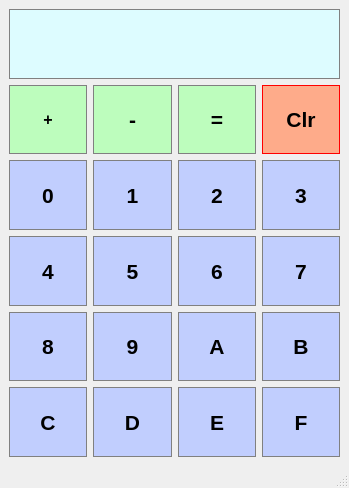
<?xml version="1.0" encoding="UTF-8"?>
<ui version="4.0">
 <class>Calculator</class>
 <widget class="QMainWindow" name="Calculator">
  <property name="geometry">
   <rect>
    <x>0</x>
    <y>0</y>
    <width>349</width>
    <height>488</height>
   </rect>
  </property>
  <property name="sizePolicy">
   <sizepolicy hsizetype="Minimum" vsizetype="Minimum">
    <horstretch>0</horstretch>
    <verstretch>0</verstretch>
   </sizepolicy>
  </property>
  <property name="windowTitle">
   <string>Calculator</string>
  </property>
  <widget class="QWidget" name="centralwidget">
   <layout class="QGridLayout" name="gridLayout">
    <item row="4" column="2">
     <widget class="QPushButton" name="ButtonA">
      <property name="sizePolicy">
       <sizepolicy hsizetype="Preferred" vsizetype="Preferred">
        <horstretch>0</horstretch>
        <verstretch>0</verstretch>
       </sizepolicy>
      </property>
      <property name="font">
       <font>
        <family>Arial</family>
        <pointsize>16</pointsize>
        <weight>75</weight>
        <bold>true</bold>
       </font>
      </property>
      <property name="styleSheet">
       <string notr="true">QPushButton {
	background-color: #c1cefe;
	color: #000000;
	border: 1px solid gray;
	padding: 5px;
}

QPushButton:pressed{
	background-color: #fee28d;
	color: #000000;
	border: 1px solid gray;
	padding: 5px;
}</string>
      </property>
      <property name="text">
       <string>A</string>
      </property>
     </widget>
    </item>
    <item row="1" column="2">
     <widget class="QPushButton" name="ButtonEqual">
      <property name="sizePolicy">
       <sizepolicy hsizetype="Preferred" vsizetype="Preferred">
        <horstretch>0</horstretch>
        <verstretch>0</verstretch>
       </sizepolicy>
      </property>
      <property name="font">
       <font>
        <family>Arial</family>
        <pointsize>16</pointsize>
        <weight>75</weight>
        <bold>true</bold>
       </font>
      </property>
      <property name="styleSheet">
       <string notr="true">QPushButton {
	background-color: #bdfdbd;
	color: #000000;
	border: 1px solid gray;
	padding: 5px;
}

QPushButton:pressed{
	background-color: #fee28d;
	color: #000000;
	border: 1px solid gray;
	padding: 5px;
}</string>
      </property>
      <property name="text">
       <string>=</string>
      </property>
     </widget>
    </item>
    <item row="3" column="1">
     <widget class="QPushButton" name="Button5">
      <property name="sizePolicy">
       <sizepolicy hsizetype="Preferred" vsizetype="Preferred">
        <horstretch>0</horstretch>
        <verstretch>0</verstretch>
       </sizepolicy>
      </property>
      <property name="font">
       <font>
        <family>Arial</family>
        <pointsize>16</pointsize>
        <weight>75</weight>
        <bold>true</bold>
       </font>
      </property>
      <property name="styleSheet">
       <string notr="true">QPushButton {
	background-color: #c1cefe;
	color: #000000;
	border: 1px solid gray;
	padding: 5px;
}

QPushButton:pressed{
	background-color: #fee28d;
	color: #000000;
	border: 1px solid gray;
	padding: 5px;
}</string>
      </property>
      <property name="text">
       <string>5</string>
      </property>
     </widget>
    </item>
    <item row="3" column="0">
     <widget class="QPushButton" name="Button4">
      <property name="sizePolicy">
       <sizepolicy hsizetype="Preferred" vsizetype="Preferred">
        <horstretch>0</horstretch>
        <verstretch>0</verstretch>
       </sizepolicy>
      </property>
      <property name="font">
       <font>
        <family>Arial</family>
        <pointsize>16</pointsize>
        <weight>75</weight>
        <bold>true</bold>
       </font>
      </property>
      <property name="styleSheet">
       <string notr="true">QPushButton {
	background-color: #c1cefe;
	color: #000000;
	border: 1px solid gray;
	padding: 5px;
}

QPushButton:pressed{
	background-color: #fee28d;
	color: #000000;
	border: 1px solid gray;
	padding: 5px;
}</string>
      </property>
      <property name="text">
       <string>4</string>
      </property>
     </widget>
    </item>
    <item row="5" column="2">
     <widget class="QPushButton" name="ButtonE">
      <property name="sizePolicy">
       <sizepolicy hsizetype="Preferred" vsizetype="Preferred">
        <horstretch>0</horstretch>
        <verstretch>0</verstretch>
       </sizepolicy>
      </property>
      <property name="font">
       <font>
        <family>Arial</family>
        <pointsize>16</pointsize>
        <weight>75</weight>
        <bold>true</bold>
       </font>
      </property>
      <property name="styleSheet">
       <string notr="true">QPushButton {
	background-color: #c1cefe;
	color: #000000;
	border: 1px solid gray;
	padding: 5px;
}

QPushButton:pressed{
	background-color: #fee28d;
	color: #000000;
	border: 1px solid gray;
	padding: 5px;
}</string>
      </property>
      <property name="text">
       <string>E</string>
      </property>
     </widget>
    </item>
    <item row="0" column="0" colspan="4">
     <widget class="QLineEdit" name="Display">
      <property name="enabled">
       <bool>false</bool>
      </property>
      <property name="sizePolicy">
       <sizepolicy hsizetype="Preferred" vsizetype="Preferred">
        <horstretch>0</horstretch>
        <verstretch>0</verstretch>
       </sizepolicy>
      </property>
      <property name="font">
       <font>
        <family>Arial</family>
        <pointsize>18</pointsize>
        <weight>75</weight>
        <bold>true</bold>
       </font>
      </property>
      <property name="styleSheet">
       <string notr="true">QLineEdit {
	background-color: #ddfcff;
	border: 1px solid gray;
	color: #000000;
}</string>
      </property>
      <property name="text">
       <string/>
      </property>
      <property name="alignment">
       <set>Qt::AlignRight|Qt::AlignTrailing|Qt::AlignVCenter</set>
      </property>
     </widget>
    </item>
    <item row="4" column="0">
     <widget class="QPushButton" name="Button8">
      <property name="sizePolicy">
       <sizepolicy hsizetype="Preferred" vsizetype="Preferred">
        <horstretch>0</horstretch>
        <verstretch>0</verstretch>
       </sizepolicy>
      </property>
      <property name="font">
       <font>
        <family>Arial</family>
        <pointsize>16</pointsize>
        <weight>75</weight>
        <bold>true</bold>
       </font>
      </property>
      <property name="styleSheet">
       <string notr="true">QPushButton {
	background-color: #c1cefe;
	color: #000000;
	border: 1px solid gray;
	padding: 5px;
}

QPushButton:pressed{
	background-color: #fee28d;
	color: #000000;
	border: 1px solid gray;
	padding: 5px;
}</string>
      </property>
      <property name="text">
       <string>8</string>
      </property>
     </widget>
    </item>
    <item row="5" column="1">
     <widget class="QPushButton" name="ButtonD">
      <property name="sizePolicy">
       <sizepolicy hsizetype="Preferred" vsizetype="Preferred">
        <horstretch>0</horstretch>
        <verstretch>0</verstretch>
       </sizepolicy>
      </property>
      <property name="font">
       <font>
        <family>Arial</family>
        <pointsize>16</pointsize>
        <weight>75</weight>
        <bold>true</bold>
       </font>
      </property>
      <property name="styleSheet">
       <string notr="true">QPushButton {
	background-color: #c1cefe;
	color: #000000;
	border: 1px solid gray;
	padding: 5px;
}

QPushButton:pressed{
	background-color: #fee28d;
	color: #000000;
	border: 1px solid gray;
	padding: 5px;
}</string>
      </property>
      <property name="text">
       <string>D</string>
      </property>
     </widget>
    </item>
    <item row="2" column="1">
     <widget class="QPushButton" name="Button1">
      <property name="sizePolicy">
       <sizepolicy hsizetype="Preferred" vsizetype="Preferred">
        <horstretch>0</horstretch>
        <verstretch>0</verstretch>
       </sizepolicy>
      </property>
      <property name="font">
       <font>
        <family>Arial</family>
        <pointsize>16</pointsize>
        <weight>75</weight>
        <bold>true</bold>
       </font>
      </property>
      <property name="styleSheet">
       <string notr="true">QPushButton {
	background-color: #c1cefe;
	color: #000000;
	border: 1px solid gray;
	padding: 5px;
}

QPushButton:pressed{
	background-color: #fee28d;
	color: #000000;
	border: 1px solid gray;
	padding: 5px;
}</string>
      </property>
      <property name="text">
       <string>1</string>
      </property>
     </widget>
    </item>
    <item row="2" column="0">
     <widget class="QPushButton" name="Button0">
      <property name="sizePolicy">
       <sizepolicy hsizetype="Preferred" vsizetype="Preferred">
        <horstretch>0</horstretch>
        <verstretch>0</verstretch>
       </sizepolicy>
      </property>
      <property name="font">
       <font>
        <family>Arial</family>
        <pointsize>16</pointsize>
        <weight>75</weight>
        <bold>true</bold>
       </font>
      </property>
      <property name="styleSheet">
       <string notr="true">QPushButton {
	background-color: #c1cefe;
	color: #000000;
	border: 1px solid gray;
	padding: 5px;
}

QPushButton:pressed{
	background-color: #fee28d;
	color: #000000;
	border: 1px solid gray;
	padding: 5px;
}</string>
      </property>
      <property name="text">
       <string>0</string>
      </property>
     </widget>
    </item>
    <item row="3" column="2">
     <widget class="QPushButton" name="Button6">
      <property name="sizePolicy">
       <sizepolicy hsizetype="Preferred" vsizetype="Preferred">
        <horstretch>0</horstretch>
        <verstretch>0</verstretch>
       </sizepolicy>
      </property>
      <property name="font">
       <font>
        <family>Arial</family>
        <pointsize>16</pointsize>
        <weight>75</weight>
        <bold>true</bold>
       </font>
      </property>
      <property name="styleSheet">
       <string notr="true">QPushButton {
	background-color: #c1cefe;
	color: #000000;
	border: 1px solid gray;
	padding: 5px;
}

QPushButton:pressed{
	background-color: #fee28d;
	color: #000000;
	border: 1px solid gray;
	padding: 5px;
}</string>
      </property>
      <property name="text">
       <string>6</string>
      </property>
     </widget>
    </item>
    <item row="2" column="3">
     <widget class="QPushButton" name="Button3">
      <property name="sizePolicy">
       <sizepolicy hsizetype="Preferred" vsizetype="Preferred">
        <horstretch>0</horstretch>
        <verstretch>0</verstretch>
       </sizepolicy>
      </property>
      <property name="font">
       <font>
        <family>Arial</family>
        <pointsize>16</pointsize>
        <weight>75</weight>
        <bold>true</bold>
       </font>
      </property>
      <property name="styleSheet">
       <string notr="true">QPushButton {
	background-color: #c1cefe;
	color: #000000;
	border: 1px solid gray;
	padding: 5px;
}

QPushButton:pressed{
	background-color: #fee28d;
	color: #000000;
	border: 1px solid gray;
	padding: 5px;
}</string>
      </property>
      <property name="text">
       <string>3</string>
      </property>
     </widget>
    </item>
    <item row="5" column="0">
     <widget class="QPushButton" name="ButtonC">
      <property name="sizePolicy">
       <sizepolicy hsizetype="Preferred" vsizetype="Preferred">
        <horstretch>0</horstretch>
        <verstretch>0</verstretch>
       </sizepolicy>
      </property>
      <property name="font">
       <font>
        <family>Arial</family>
        <pointsize>16</pointsize>
        <weight>75</weight>
        <bold>true</bold>
       </font>
      </property>
      <property name="styleSheet">
       <string notr="true">QPushButton {
	background-color: #c1cefe;
	color: #000000;
	border: 1px solid gray;
	padding: 5px;
}

QPushButton:pressed{
	background-color: #fee28d;
	color: #000000;
	border: 1px solid gray;
	padding: 5px;
}</string>
      </property>
      <property name="text">
       <string>C</string>
      </property>
     </widget>
    </item>
    <item row="1" column="0">
     <widget class="QPushButton" name="ButtonPlus">
      <property name="sizePolicy">
       <sizepolicy hsizetype="Preferred" vsizetype="Preferred">
        <horstretch>0</horstretch>
        <verstretch>0</verstretch>
       </sizepolicy>
      </property>
      <property name="font">
       <font>
        <family>Arial</family>
        <pointsize>12</pointsize>
        <weight>75</weight>
        <bold>true</bold>
       </font>
      </property>
      <property name="styleSheet">
       <string notr="true">QPushButton {
	background-color: #bdfdbd;
	color: #000000;
	border: 1px solid gray;
	padding: 5px;
}

QPushButton:pressed{
	background-color: #fee28d;
	color: #000000;
	border: 1px solid gray;
	padding: 5px;
}</string>
      </property>
      <property name="text">
       <string>+</string>
      </property>
     </widget>
    </item>
    <item row="1" column="3">
     <widget class="QPushButton" name="ButtonClear">
      <property name="sizePolicy">
       <sizepolicy hsizetype="Preferred" vsizetype="Preferred">
        <horstretch>0</horstretch>
        <verstretch>0</verstretch>
       </sizepolicy>
      </property>
      <property name="font">
       <font>
        <family>Arial</family>
        <pointsize>16</pointsize>
        <weight>75</weight>
        <bold>true</bold>
       </font>
      </property>
      <property name="styleSheet">
       <string notr="true">QPushButton {
	background-color: #feab8a;
	color: #000000;
	border: 1px solid red;
	padding: 5px;
}

QPushButton:pressed{
	background-color: #fee28d;
	color: #000000;
	border: 1px solid gray;
	padding: 5px;
}</string>
      </property>
      <property name="text">
       <string>Clr</string>
      </property>
     </widget>
    </item>
    <item row="1" column="1">
     <widget class="QPushButton" name="ButtonMinus">
      <property name="sizePolicy">
       <sizepolicy hsizetype="Preferred" vsizetype="Preferred">
        <horstretch>0</horstretch>
        <verstretch>0</verstretch>
       </sizepolicy>
      </property>
      <property name="font">
       <font>
        <family>Arial</family>
        <pointsize>16</pointsize>
        <weight>75</weight>
        <bold>true</bold>
       </font>
      </property>
      <property name="styleSheet">
       <string notr="true">QPushButton {
	background-color: #bdfdbd;
	color: #000000;
	border: 1px solid gray;
	padding: 5px;
}

QPushButton:pressed{
	background-color: #fee28d;
	color: #000000;
	border: 1px solid gray;
	padding: 5px;
}</string>
      </property>
      <property name="text">
       <string>-</string>
      </property>
     </widget>
    </item>
    <item row="4" column="3">
     <widget class="QPushButton" name="ButtonB">
      <property name="sizePolicy">
       <sizepolicy hsizetype="Preferred" vsizetype="Preferred">
        <horstretch>0</horstretch>
        <verstretch>0</verstretch>
       </sizepolicy>
      </property>
      <property name="font">
       <font>
        <family>Arial</family>
        <pointsize>16</pointsize>
        <weight>75</weight>
        <bold>true</bold>
       </font>
      </property>
      <property name="styleSheet">
       <string notr="true">QPushButton {
	background-color: #c1cefe;
	color: #000000;
	border: 1px solid gray;
	padding: 5px;
}

QPushButton:pressed{
	background-color: #fee28d;
	color: #000000;
	border: 1px solid gray;
	padding: 5px;
}</string>
      </property>
      <property name="text">
       <string>B</string>
      </property>
     </widget>
    </item>
    <item row="4" column="1">
     <widget class="QPushButton" name="Button9">
      <property name="sizePolicy">
       <sizepolicy hsizetype="Preferred" vsizetype="Preferred">
        <horstretch>0</horstretch>
        <verstretch>0</verstretch>
       </sizepolicy>
      </property>
      <property name="font">
       <font>
        <family>Arial</family>
        <pointsize>16</pointsize>
        <weight>75</weight>
        <bold>true</bold>
       </font>
      </property>
      <property name="styleSheet">
       <string notr="true">QPushButton {
	background-color: #c1cefe;
	color: #000000;
	border: 1px solid gray;
	padding: 5px;
}

QPushButton:pressed{
	background-color: #fee28d;
	color: #000000;
	border: 1px solid gray;
	padding: 5px;
}</string>
      </property>
      <property name="text">
       <string>9</string>
      </property>
     </widget>
    </item>
    <item row="3" column="3">
     <widget class="QPushButton" name="Button7">
      <property name="sizePolicy">
       <sizepolicy hsizetype="Preferred" vsizetype="Preferred">
        <horstretch>0</horstretch>
        <verstretch>0</verstretch>
       </sizepolicy>
      </property>
      <property name="font">
       <font>
        <family>Arial</family>
        <pointsize>16</pointsize>
        <weight>75</weight>
        <bold>true</bold>
       </font>
      </property>
      <property name="styleSheet">
       <string notr="true">QPushButton {
	background-color: #c1cefe;
	color: #000000;
	border: 1px solid gray;
	padding: 5px;
}

QPushButton:pressed{
	background-color: #fee28d;
	color: #000000;
	border: 1px solid gray;
	padding: 5px;
}</string>
      </property>
      <property name="text">
       <string>7</string>
      </property>
     </widget>
    </item>
    <item row="5" column="3">
     <widget class="QPushButton" name="ButtonF">
      <property name="sizePolicy">
       <sizepolicy hsizetype="Preferred" vsizetype="Preferred">
        <horstretch>0</horstretch>
        <verstretch>0</verstretch>
       </sizepolicy>
      </property>
      <property name="font">
       <font>
        <family>Arial</family>
        <pointsize>16</pointsize>
        <weight>75</weight>
        <bold>true</bold>
       </font>
      </property>
      <property name="styleSheet">
       <string notr="true">QPushButton {
	background-color: #c1cefe;
	color: #000000;
	border: 1px solid gray;
	padding: 5px;
}

QPushButton:pressed{
	background-color: #fee28d;
	color: #000000;
	border: 1px solid gray;
	padding: 5px;
}</string>
      </property>
      <property name="text">
       <string>F</string>
      </property>
     </widget>
    </item>
    <item row="2" column="2">
     <widget class="QPushButton" name="Button2">
      <property name="sizePolicy">
       <sizepolicy hsizetype="Preferred" vsizetype="Preferred">
        <horstretch>0</horstretch>
        <verstretch>0</verstretch>
       </sizepolicy>
      </property>
      <property name="font">
       <font>
        <family>Arial</family>
        <pointsize>16</pointsize>
        <weight>75</weight>
        <bold>true</bold>
       </font>
      </property>
      <property name="styleSheet">
       <string notr="true">QPushButton {
	background-color: #c1cefe;
	color: #000000;
	border: 1px solid gray;
	padding: 5px;
}

QPushButton:pressed{
	background-color: #fee28d;
	color: #000000;
	border: 1px solid gray;
	padding: 5px;
}</string>
      </property>
      <property name="text">
       <string>2</string>
      </property>
     </widget>
    </item>
   </layout>
  </widget>
  <widget class="QMenuBar" name="menubar">
   <property name="geometry">
    <rect>
     <x>0</x>
     <y>0</y>
     <width>349</width>
     <height>20</height>
    </rect>
   </property>
  </widget>
  <widget class="QStatusBar" name="statusbar"/>
 </widget>
 <resources/>
 <connections/>
</ui>
